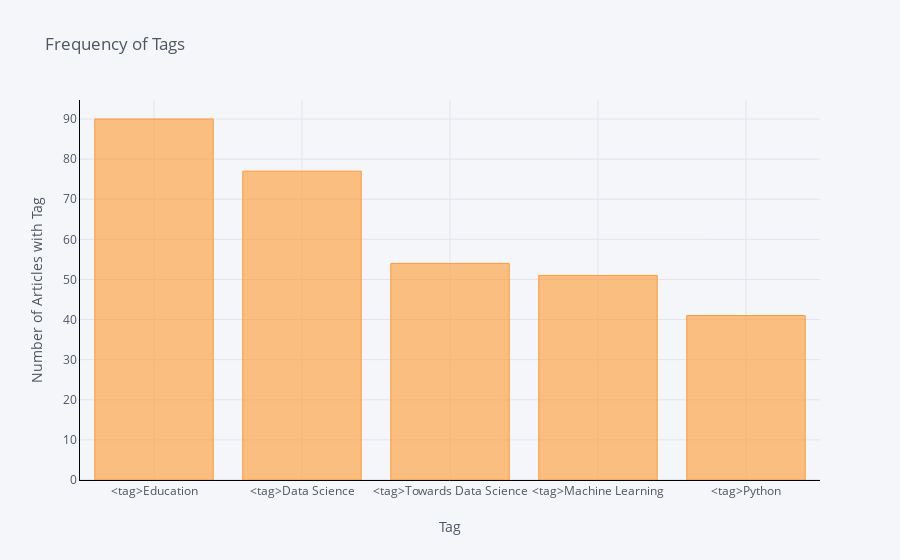

This figure's notebook cell:
### Code cell
df[[c for c in df if '<tag>' in c]].sum().iplot(
    kind='bar',
    xTitle='Tag',
    yTitle='Number of Articles with Tag',
    title='Frequency of Tags',
    linecolor='black',
    sortbars=True)

### Figure 1 — Plotly figure (JSON) as saved in the notebook; plotly's stock layout.template omitted (floating-point values rounded to 4 significant figures)
{"data": [{"marker": {"color": "rgba(255, 153, 51, 0.6)", "line": {"color": "rgba(255, 153, 51, 1.0)", "width": 1}}, "name": "None", "orientation": "v", "text": "", "type": "bar", "x": ["<tag>Education", "<tag>Data Science", "<tag>Towards Data Science", "<tag>Machine Learning", "<tag>Python"], "y": [90, 77, 54, 51, 41]}], "layout": {"legend": {"bgcolor": "#F5F6F9", "font": {"color": "#4D5663"}}, "paper_bgcolor": "#F5F6F9", "plot_bgcolor": "#F5F6F9", "title": {"font": {"color": "#4D5663"}, "text": "Frequency of Tags"}, "xaxis": {"gridcolor": "#E1E5ED", "linecolor": "black", "showgrid": true, "tickfont": {"color": "#4D5663"}, "title": {"font": {"color": "#4D5663"}, "text": "Tag"}, "zerolinecolor": "#E1E5ED"}, "yaxis": {"gridcolor": "#E1E5ED", "linecolor": "black", "showgrid": true, "tickfont": {"color": "#4D5663"}, "title": {"font": {"color": "#4D5663"}, "text": "Number of Articles with Tag"}, "zerolinecolor": "#E1E5ED"}}}
